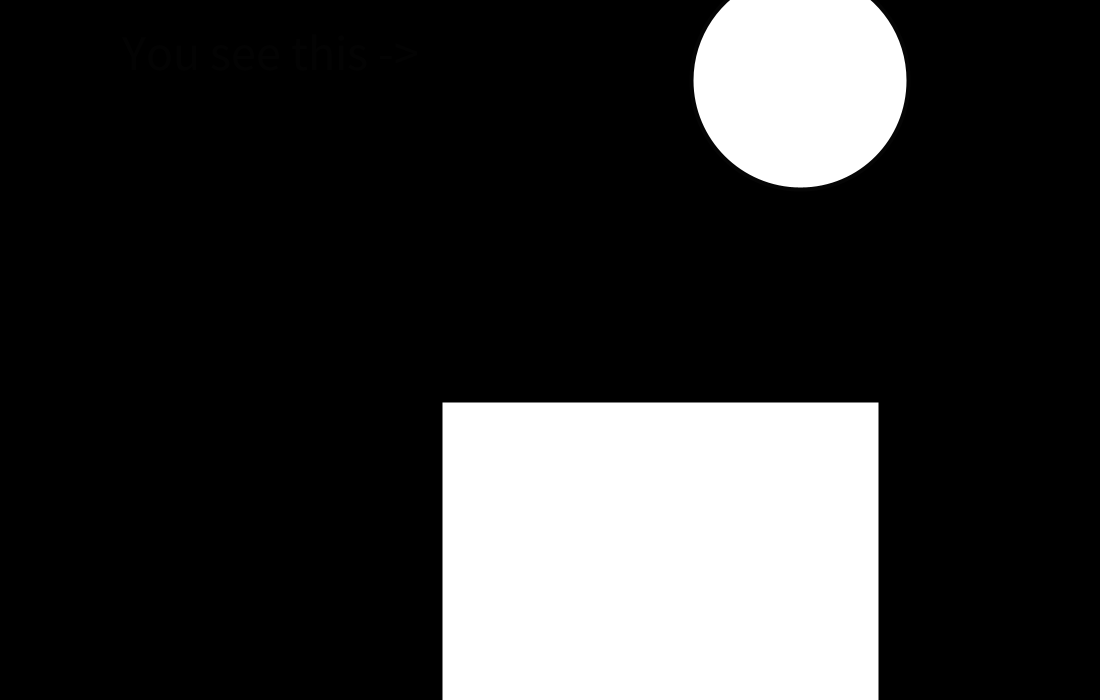
Frame 1 (no input)
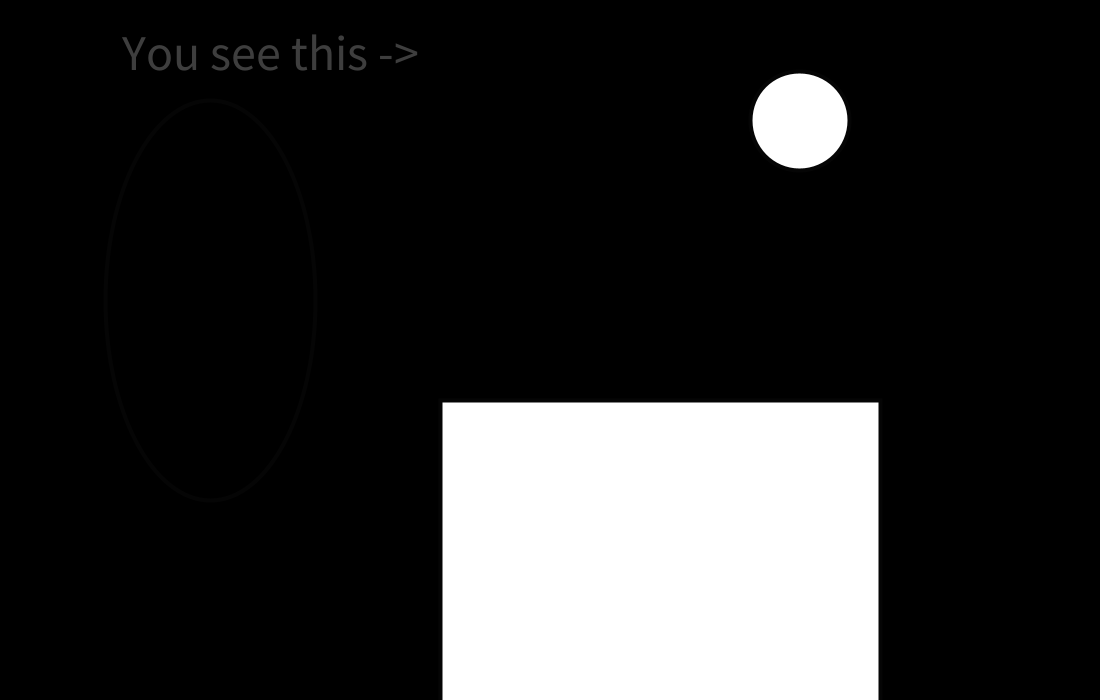
Frame 60 (the mouse pressed at the canvas centre just before this capture)
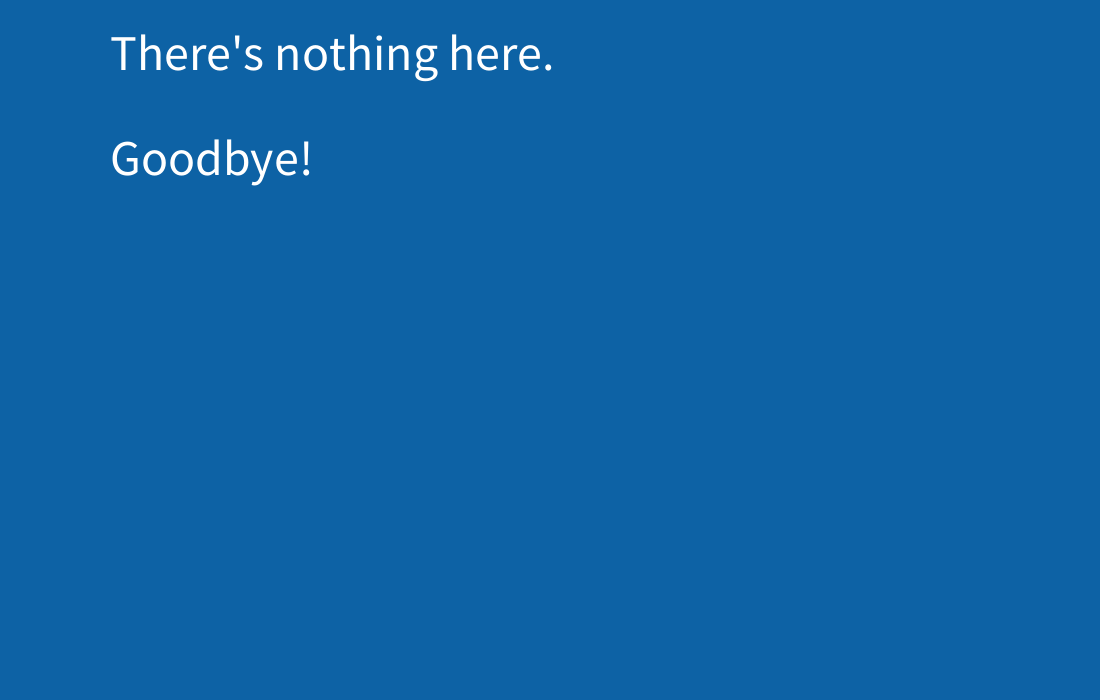
Frame 120 (the mouse held since frame 60 and released just before this capture)

The Processing sketch that drew these frames (run headless with seeded random() and noise(); from frame 60 on, the mouse is pressed at the canvas centre):

// Processing sketch: SS6_Something_To_Nothing
// ── SS6_Something_To_Nothing.pde
// This is Assignment 6 
// I used past code and code from Week 6 to help me out
// Run the program to see something then nothing...well not nothing nothing just some text

int[] numbers = {90,150,30};
int d = numbers[0]; 

float opacity = 3;
float fade = 1;


int actualTime = 1;
int timer1 = 3000;
int timer2 = 1000;

int x = 0;
int speed = 1;

int ellipseX = 0;

float r;
float g;
float b;
float a;

float diam;
float y;

void setup() {
  size(1100,700);
  textAlign(CORNER);
  textSize(50);
  fill(255);
  background(255);
  
}

void draw() {
  fill(0);
  text("Hello!!!!", width/10, height/10, -50);
  fill(255);
  ellipse(ellipseX,height/3,120,150);
  ellipseX+=30;
  fill(255);
  strokeWeight(4);
  

  actualTime = millis();
  
  if (actualTime > timer1) {
    background(13,98,165); // blue background
    fill(255);
    text("There's nothing here.", width/10, height/10, -40);
    fill(255);
    text("Goodbye!", width/10, height/4, -40);
   
  println("timer 1 begin");
    
  } else if (actualTime > timer2) {
    background(0); // black background
    println("timer 2 begin");
    
  drawEllipse();
  
  drawRect();
  
  r = random(254);
  g = random(254);
  b = random(254);
  a = random(254);
  diam = random(254);
  y = random(254);
  
  stroke(5);
  fill(255);
  ellipse(800,y,diam,diam); 
 
  fill(opacity);
  text("You see this ->", width/9, height/10, -40);
  opacity = opacity + fade;
  if (opacity > 250 || opacity < 0) {
    fade = -fade;
  }
  }
  }
// User Defined Function #1
void drawEllipse() {
  fill(0);
  ellipseMode(CENTER);
  ellipse(210,300,210,400);
  
}

// User-Defined Function #2
void drawRect() {
  fill(255);
  rectMode(CORNER);
  rect(440,400,440,800); 
}
